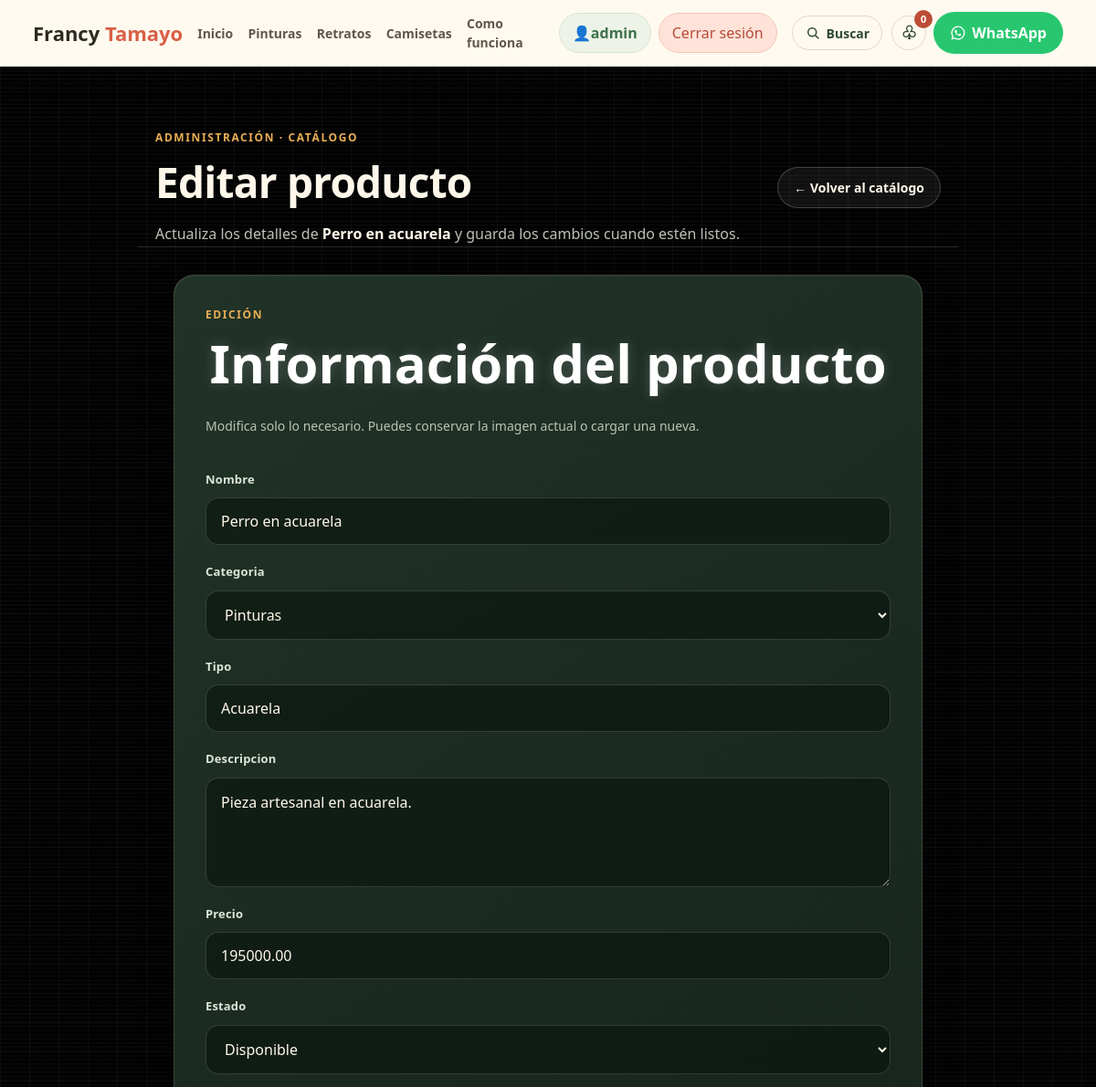
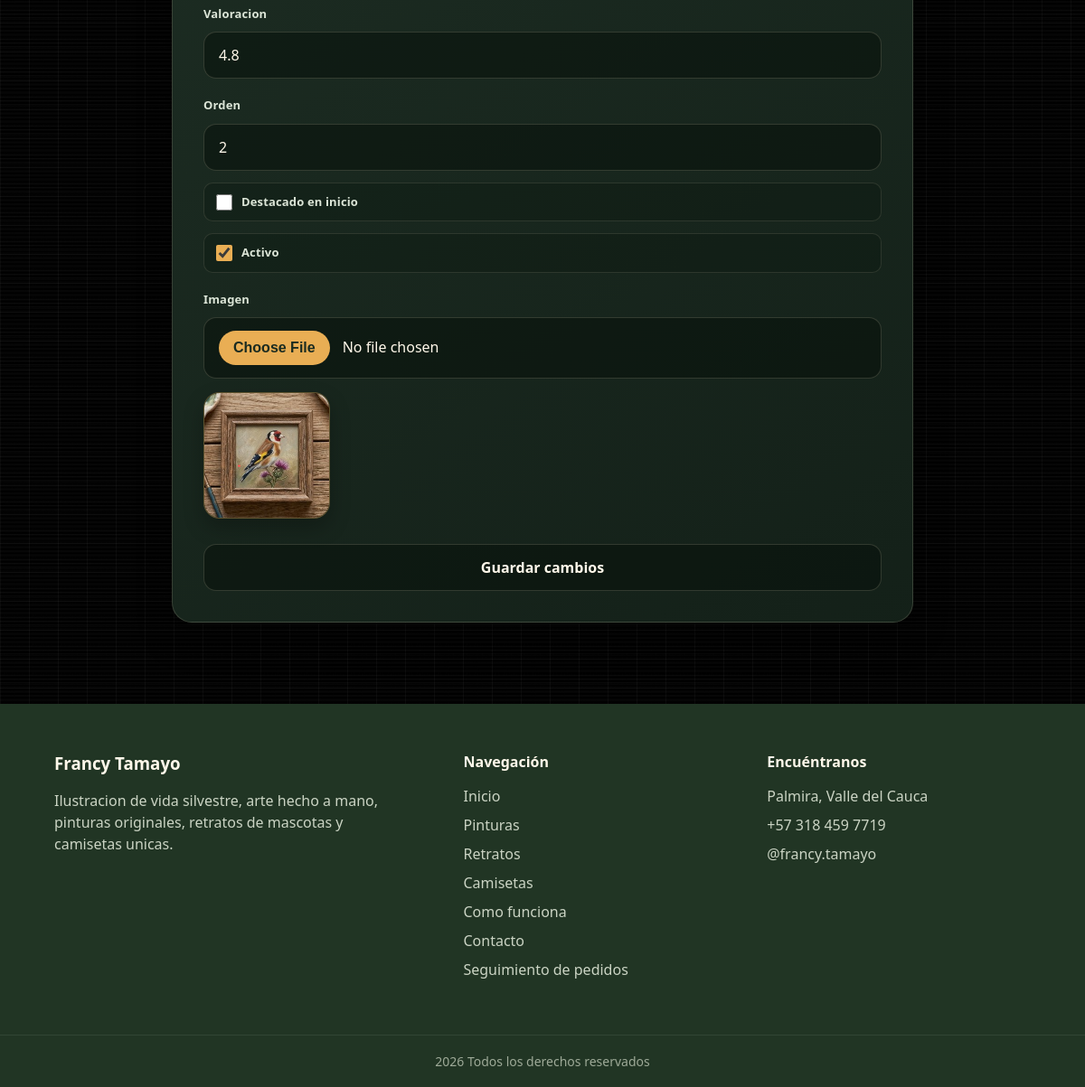
/admin/menu/editar.php?id=2 (signed in), run on the app's committed database (2 pictures, top to bottom).
### tables this page shows
CREATE TABLE IF NOT EXISTS productos (
  id INT AUTO_INCREMENT PRIMARY KEY,
  nombre VARCHAR(120) NOT NULL,
  categoria ENUM('pinturas','retratos','camisetas') NOT NULL,
  tipo VARCHAR(80) NOT NULL,
  descripcion TEXT NULL,
  precio DECIMAL(10,2) NOT NULL DEFAULT 0,
  imagen VARCHAR(255) NOT NULL,
  estado ENUM('disponible','encargo','agotado') NOT NULL DEFAULT 'disponible',
  rating DECIMAL(2,1) NOT NULL DEFAULT 4.8,
  destacado TINYINT(1) NOT NULL DEFAULT 0,
  activo TINYINT(1) NOT NULL DEFAULT 1,
  orden INT NOT NULL DEFAULT 0,
  fecha_creacion TIMESTAMP DEFAULT CURRENT_TIMESTAMP,
  UNIQUE KEY uq_producto_nombre (nombre)
);

### include/funciones.php (called while the page is built, shortened)
<?php
function entradaTexto(mixed $valor): string {
    return is_scalar($valor) ? trim((string) $valor) : '';
}

### admin/menu/editar.php (the view, shortened to what this page needs)
<?php
require_once __DIR__ . '/../../include/funciones.php';
$db = conectarDB();
$id = (int) entradaTexto($_GET['id']);
$stmt = $db->prepare('SELECT * FROM productos WHERE id = ?');
$stmt->bind_param('i', $id);
$stmt->execute();
$producto = $stmt->get_result()->fetch_assoc();
$nombre = $producto['nombre'];
$descripcion = $producto['descripcion'];
$precio = $producto['precio'];
$categoria = $producto['categoria'];
$tipo = $producto['tipo'];
$estado = $producto['estado'];
$rating = $producto['rating'];
$orden = $producto['orden'];
$destacado = (int) $producto['destacado'];
$activo = (int) $producto['activo'];
$rutaImagen = $producto['imagen'];
?>
<section class="container container_admin3 admin-product-page">
    <div class="admin-product-page-header">
        <div>
            <span class="admin-product-eyebrow">Administración · Catálogo</span>
            <h1>Editar producto</h1>
            <p>Actualiza los detalles de <strong><?= htmlspecialchars($nombre) ?></strong> y guarda los cambios cuando estén listos.</p>
        </div>
        <div class="botondeadmin3">
            <a href="<?php echo BASE_URL;?>admin/menu/index.php">← Volver al catálogo</a>
        </div>
    </div>
</section>
<section class="admin-container admin-container-admin admin-product-form-area">
    <main class="admin-card">
        <span class="admin-card-eyebrow">Edición</span>
        <h2>Información del producto</h2>
        <p class="admin-card-intro">Modifica solo lo necesario. Puedes conservar la imagen actual o cargar una nueva.</p>
        <form method="POST" enctype="multipart/form-data" class="admin-form">
            <label for="nombre">Nombre</label>
            <input id="nombre" type="text" name="nombre" value="<?= htmlspecialchars($nombre) ?>">
            <label for="categoria">Categoria</label>
            <select id="categoria" name="categoria">
                <option value="pinturas" <?= $categoria === 'pinturas' ? 'selected' : '' ?>>Pinturas</option>
            </select>
            <label for="tipo">Tipo</label>
            <input id="tipo" type="text" name="tipo" value="<?= htmlspecialchars($tipo) ?>">
            <label for="descripcion">Descripcion</label>
            <textarea id="descripcion" name="descripcion"><?= htmlspecialchars((string) $descripcion) ?></textarea>
            <label for="precio">Precio</label>
            <input id="precio" type="number" name="precio" min="1" value="<?= htmlspecialchars((string) $precio) ?>">
            <label for="estado">Estado</label>
            <select id="estado" name="estado">
                <option value="disponible" <?= $estado === 'disponible' ? 'selected' : '' ?>>Disponible</option>
            </select>
            <label for="rating">Valoracion</label>
            <input id="rating" type="number" name="rating" min="0" max="5" step="0.1" value="<?= htmlspecialchars((string) $rating) ?>">
            <label for="orden">Orden</label>
            <input id="orden" type="number" name="orden" value="<?= htmlspecialchars((string) $orden) ?>">
            <label><input type="checkbox" name="destacado" <?= $destacado ? 'checked' : '' ?>> Destacado en inicio</label>
            <label><input type="checkbox" name="activo" <?= $activo ? 'checked' : '' ?>> Activo</label>
            <label for="inputImagen">Imagen</label>
            <input id="inputImagen" type="file" name="imagen" accept="image/jpeg, image/png, image/webp, image/avif">
            <img id="previewImagen" src="<?= BASE_URL . ltrim($rutaImagen, '/') ?>?t=<?= time() ?>" alt="Vista previa de <?= htmlspecialchars($nombre) ?>" width="120" style="margin-top:5px;">
            <input type="submit" value="Guardar cambios" class="admin-btn admin-btn-save-product">
        </form>
    </main>
</section>
<?php include '../../include/templates/footer.php'; ?>

### assets/css/base/global.css (style rules this page uses)
html, body { background-color:#050505; background-image: linear-gradient(rgba(255,255,255,.035) 1px, transparent 1px), linear-gradient(90deg, rgba(255,255,255,.035) 1px, transparent 1px), url('../../imagenes/137042075-grid-square-graph-line-full-page-on-black-paper-background-paper-grid-square-graph-line-texture-of.jpg'); background-size:32px 32px; background-attachment:fixed; }
body { color:#fff; line-height:1.5; }
body::before { content:""; position:fixed; inset:0; pointer-events:none; background:radial-gradient(circle at top, rgba(0,208,132,.05), transparent 35%); z-index:-1; }
a { color:inherit; text-decoration:none; transition:.35s; }
img { width:100%; display:block; transition:.5s; }
section { padding:110px 0; }
section h2 { text-align:center; font-size:58px; font-weight:900; margin-bottom:15px; text-shadow:0 0 14px rgba(255,255,255,.2); animation:slideDownSoft 1.2s ease; }
.container { width:90%; max-width:1200px; margin:auto; }

### assets/css/componentes/ui.css (style rules this page uses)
﻿.btn-nav, .admin-productos-btn-create, .admin-productos-btn-regresar, .botondeadmin3 a, .boton { display:inline-flex; align-items:center; justify-content:center; font-weight:800; transition:.35s; }

### data on the page
productos: categoria "Pinturas", tipo "Acuarela", descripcion "Pieza artesanal en acuarela.", precio "195000.00", estado "Disponible", rating "4.8", orden "2", activo "☑", imagen (picture)

### other printed values
$_SESSION['usuario'] "admin"
$nombre "Perro en acuarela"
date ('Y') "2026"
